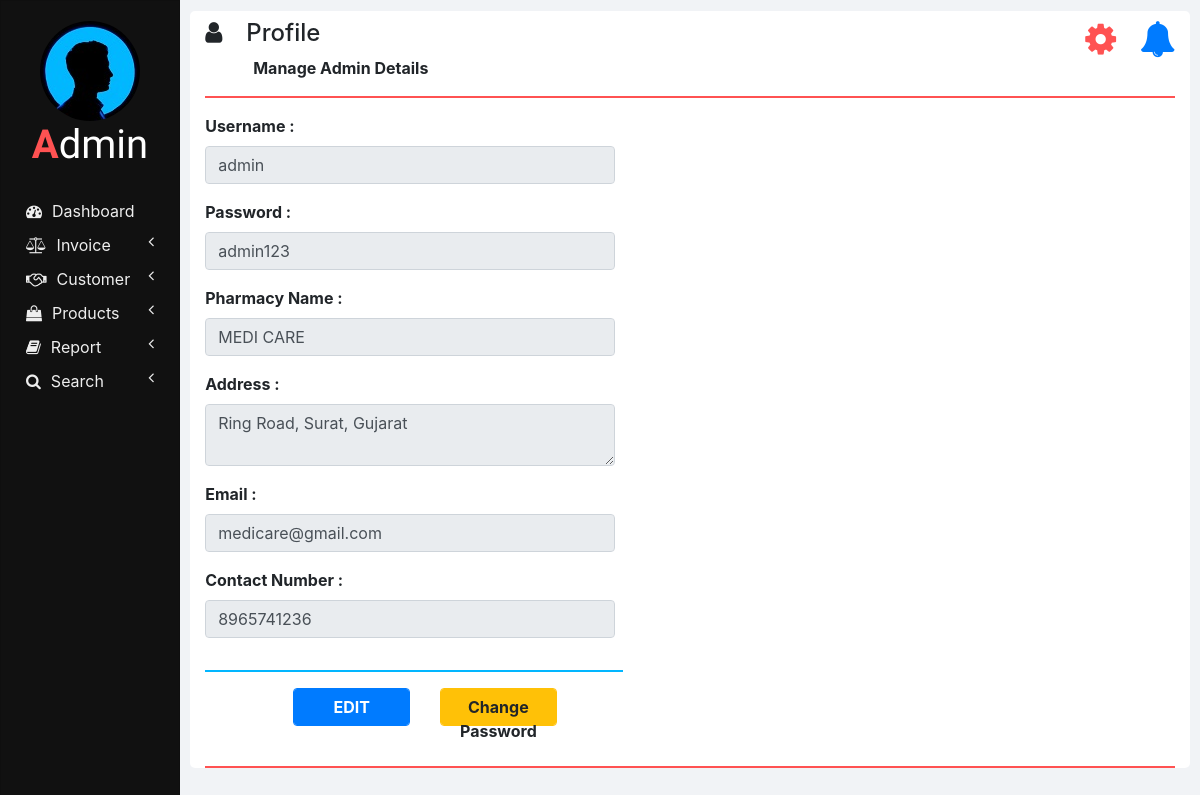
The page /my_profile.php on the database its author committed.
### tables this page shows
CREATE TABLE IF NOT EXISTS `admin_credentials` (
  `USERNAME` varchar(100) NOT NULL,
  `PASSWORD` varchar(100) NOT NULL,
  `PHARMACY_NAME` varchar(100) NOT NULL,
  `ADDRESS` varchar(100) NOT NULL,
  `EMAIL` varchar(100) NOT NULL,
  `CONTACT_NUMBER` varchar(10) NOT NULL
);

### my_profile.php (the view, shortened to what this page needs)
<!DOCTYPE html>
<html lang="en" dir="ltr">
  <head>
    <link rel="stylesheet" href="bootstrap/css/bootstrap.min.css">
    <link rel="stylesheet" href="https://use.fontawesome.com/releases/v5.3.1/css/all.css">
    <link rel="stylesheet" href="https://cdnjs.cloudflare.com/ajax/libs/font-awesome/4.7.0/css/font-awesome.min.css">
    <link rel="stylesheet" href="css/sidenav.css">
    <link rel="stylesheet" href="css/home.css">
  </head>
  <body>
    <?php include("sections/sidenav.php"); ?>
    <div class="container-fluid">
      <div class="container">
        <?php
          require "php/header.php";
          require "php/db_connection.php";
          if($con) {
            $query = "SELECT * FROM admin_credentials";
            $result = mysqli_query($con, $query);
            $row = mysqli_fetch_array($result);
            $username = $row['USERNAME'];
            $password = $row['PASSWORD'];
            $pharmacy_name = $row['PHARMACY_NAME'];
            $address = $row['ADDRESS'];
            $email = $row['EMAIL'];
            $contact_number = $row['CONTACT_NUMBER'];
          }
        ?>
        <div class="row">
          <div class="row col col-md-6">
            <div class="row col col-md-12">
              <div class="col col-md-12 form-group">
                <label class="font-weight-bold" for="username">Username :</label>
                <input id="username" type="text" class="form-control" value="<?php echo $username; ?>" placeholder="username" onkeyup="notNull(this.value, 'username_error');" disabled>
              </div>
            </div>
            <div class="row col col-md-12">
              <div class="col col-md-12 form-group">
                <label class="font-weight-bold" for="password">Password :</label>
                <input id="password" type="text" class="form-control" value="<?php echo $password; ?>" placeholder="username" onkeyup="notNull(this.value, 'password_error');" disabled>
              </div>
            </div>
            <div class="row col col-md-12">
              <div class="col col-md-12 form-group">
                <label class="font-weight-bold" for="pharmacy_name">Pharmacy Name :</label>
                <input id="pharmacy_name" type="text" class="form-control" value="<?php echo $pharmacy_name; ?>" placeholder="pharmacy name" onkeyup="validateName(this.value, 'pharmacy_name_error');" disabled>
              </div>
            </div>
            <div class="row col col-md-12">
              <div class="col col-md-12 form-group">
                <label class="font-weight-bold" for="address">Address :</label>
                <textarea id="address" class="form-control" placeholder="address" onkeyup="validateAddress(this.value, 'address_error');" style="max-height: 100px;" disabled><?php echo $address; ?></textarea>
              </div>
            </div>
            <div class="row col col-md-12">
              <div class="col col-md-12 form-group">
                <label class="font-weight-bold" for="email">Email :</label>
                <input id="email" type="email" class="form-control" value="<?php echo $email; ?>" placeholder="email" onkeyup="notNull(this.value, 'email_error');" disabled>
              </div>
            </div>
            <div class="row col col-md-12">
              <div class="col col-md-12 form-group">
                <label class="font-weight-bold" for="contact_number">Contact Number :</label>
                <input id="contact_number" type="number" class="form-control" value="<?php echo $contact_number; ?>" placeholder="contact number" onkeyup="validateContactNumber(this.value, 'contact_number_error');" disabled>
              </div>
            </div>
            <div class="col col-md-12">
              <hr class="col-md-12 float-left" style="padding: 0px; width: 95%; border-top: 2px solid  #02b6ff;">
            </div>
            <div class="row col col-md-12 m-auto" id="edit">
              <div class="col col-md-2 form-group float-right"></div>
              <div id="edit_button" class="col col-md-4 form-group float-right">
                <button class="btn btn-primary form-control font-weight-bold" onclick="edit();">EDIT</button>
              </div>
              <div id="password_button" class="col col-md-4 form-group float-right">
                <a href="change_password.php" class="btn btn-warning form-control font-weight-bold">Change Password</a>
              </div>
            </div>
          </div>
        </div>
        <hr style="border-top: 2px solid #ff5252;">
      </div>
    </div>
  </body>
</html>

### css/sidenav.css (style rules this page uses)
body { background-color: #f1f3f6; }

### css/home.css (style rules this page uses)
html, body { height: 100vh; }
.container-fluid { margin-left: 15%; width: 85%; background: #f1f3f6; padding: 1px 0 0 0; flex: 1 0 auto; }
.container { margin: 0; max-width: 98%; margin: 1%; background-color: #ffffff; border-radius: 5px; }
input[type=number] { -moz-appearance: textfield; }

### rows shown on the page
admin_credentials: USERNAME "admin", PASSWORD "admin123", PHARMACY_NAME "MEDI CARE", ADDRESS "Ring Road, Surat, Gujarat", EMAIL "medicare@gmail.com", CONTACT_NUMBER "8965741236"

### other values the page prints
$heading "Profile"
$sub_heading "Manage Admin Details"
